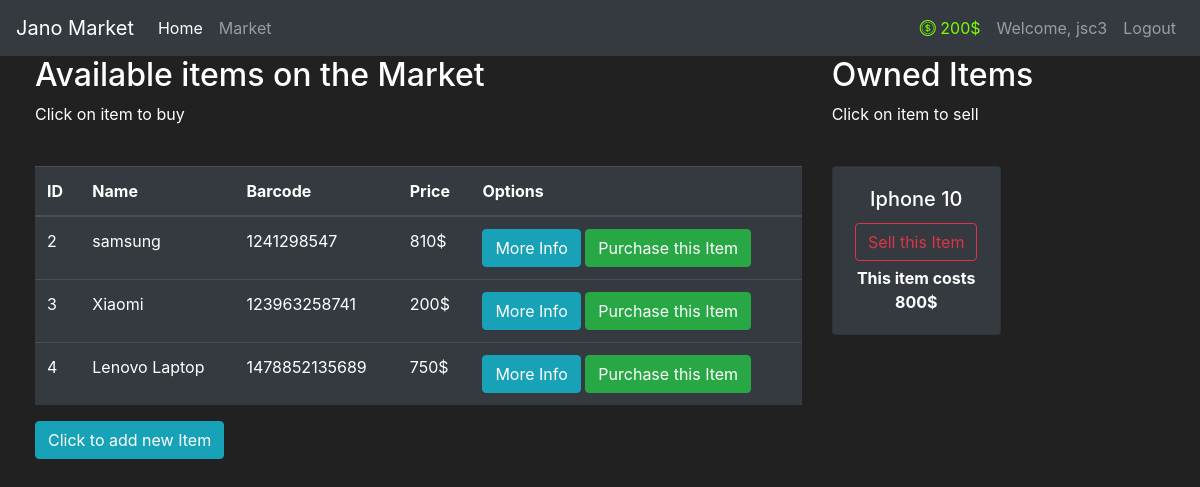
/market (signed in), run on the app's committed database.
### market/models.py (models this page shows, shortened)
class User(db.Model,UserMixin):
    id = db.Column(db.Integer(), primary_key=True)
    username = db.Column(db.String(length=30), nullable=False, unique=True)
    email_address = db.Column(db.String(length=50), nullable=False, unique=True)
    password_hash = db.Column(db.String(length=60), nullable=False)
    budget = db.Column(db.Integer(), nullable=False, default=1000)
    items = db.relationship('Item', backref='owned_user', lazy=True)
    @property
    def prettier_budget(self):
        if len(str(self.budget)) >= 4:
            return f'{str(self.budget)[:-3]},{str(self.budget)[-3:]}$'
        else:
            return f"{self.budget}$"
    @property
    def password(self):
        return self.password

class Item(db.Model):
    id = db.Column(db.Integer(), primary_key=True)
    name = db.Column(db.String(length=30), nullable=False, unique=True)
    price = db.Column(db.Integer(), nullable=False)
    barcode = db.Column(db.String(length=12), nullable=False, unique=True)
    description = db.Column(db.String(length=1024), nullable=False, unique=True)
    owner = db.Column(db.Integer(), db.ForeignKey('user.id'))

### market/routes.py (the view, shortened to what this page needs)
@app.route('/market', methods=['GET', 'POST'])
@login_required
def market_page():
    purchase_form=PurchaseItemForm()
    selling_form=SellItemForm()
    adding_form=AddItemForm()
    if request.method=="GET":
        items = Item.query.filter_by(owner=None)
        owned_items=Item.query.filter_by(owner=current_user.id)
        return render_template('market.html', items=items,purchase_form=purchase_form,owned_items=owned_items,selling_form=selling_form,adding_form=adding_form)

### market/models.py (called while the page is built)
@login_manager.user_loader
def load_user(user_id):
    return User.query.get(int(user_id))

### market/templates/market.html (shortened to what this page needs)
{% extends 'base.html' %}
{% block content %}
<div class="row" style="margint-top:20px;margin-left:20px;">
    <div class="col-8">
        <h2>Available items on the Market</h2>
        <p>Click on item to buy</p>
        <br>
        <table class="table table-hover table-dark">
            <thead>
                <tr>
                    <th scope="col">ID</th>
                    <th scope="col">Name</th>
                    <th scope="col">Barcode</th>
                    <th scope="col">Price</th>
                    <th scope="col">Options</th>
                </tr>
            </thead>
            <tbody>
                {% for item in items %}
                    <tr>
                        <td>{{ item.id }}</td>
                        <td>{{ item.name }}</td>
                        <td>{{ item.barcode }}</td>
                        <td>{{ item.price }}$</td>
                        <td>
                            <button class="btn btn-outline btn-info" data-toggle="modal" data-target="#Modal-MoreInfo-{{ item.id }}">More Info</button>
                            <button class="btn btn-outline btn-success" data-toggle="modal" data-target="#Modal-PurchaseConfirm-{{ item.id }}">Purchase this Item</button>
                        </td>
                    </tr>
                {% endfor %}
            </tbody>
        </table>
        <button class="btn btn-outline btn-info" data-toggle="modal" data-target="#Add-Item-Modal">
            Click to add new Item
        </button>
    </div>
    <div class="col-4">
        <h2>Owned Items</h2>
        <p>Click on item to sell</p>
        <br>
        <div class="row">
            {% for owned_item in owned_items %}
            <div class="col-md-6">
                <div style="margin-bottom: 5px" class="card text-center bg-dark">
                      <div class="card-body">
                          <h5 class="card-title">{{ owned_item.name }}</h5>
                          <button type="button" class="btn btn-outline-danger" style="margin-bottom: 5px"
                                  data-toggle="modal" data-target="#Modal-SellingConfirm-{{ owned_item.id }}">
                              Sell this Item
                          </button>
                          <p class="card-text"><strong>
                              This item costs {{ owned_item.price }}$
                          </strong></p>
                      </div>
                  </div>
            </div>
            {% endfor %}
        </div>
    </div>
</div>
{% endblock %}

### market/templates/base.html (shortened to what this page needs)
<!doctype html>
<html lang="en">
   <head>
      <link rel="stylesheet" href="https://cdn.jsdelivr.net/npm/bootstrap@4.5.3/dist/css/bootstrap.min.css">
      <link rel='stylesheet' href='https://cdn.jsdelivr.net/npm/bootstrap-icons@1.7.2/font/bootstrap-icons.css'>
   </head>
   <body>
    <nav class="navbar navbar-expand-md navbar-dark bg-dark">
      <a class="navbar-brand" href="#">Jano Market</a>
      <div class="collapse navbar-collapse" id="navbarNav">
        <ul class="navbar-nav mr-auto">
            <li class="nav-item active">
                <a class="nav-link" href="{{ url_for('home_page') }}">Home <span class="sr-only">(current)</span></a>
            </li>
            <li class="nav-item">
                <a class="nav-link" href="{{ url_for('market_page') }}">Market</a>
            </li>
        </ul>
        {% if current_user.is_authenticated %}
          <ul class="navbar-nav">
            <li class="nav-item">
                <a href="#" class="nav-link" style="color:lawngreen; fornt-weight:bold">
                    <i class="bi bi-coin"></i>
                    {{ current_user.prettier_budget }}
                </a>
            </li>
            <li class="nav-item">
                <a class="nav-link" href="#">Welcome, {{current_user.username}}</a>
            </li>
            <li class="nav-item">
                <a class="nav-link" href="{{ url_for('logout_page') }}">Logout</a>
            </li>
          </ul>
        {% endif %}
      </div>
    </nav>
      {% block content %}
      {% endblock %}
   </body>
</html>

### market/templates/base.html (style rules this page uses)
body { background-color: #212121; color: white }

### data on the page
User: prettier_budget "200$", username "jsc3"
Item: id "2", name "samsung", barcode "1241298547", price "810"
Item: id "3", name "Xiaomi", barcode "123963258741", price "200"
Item: id "4", name "Lenovo Laptop", barcode "1478852135689", price "750"
Item: name "Iphone 10", price "800"
